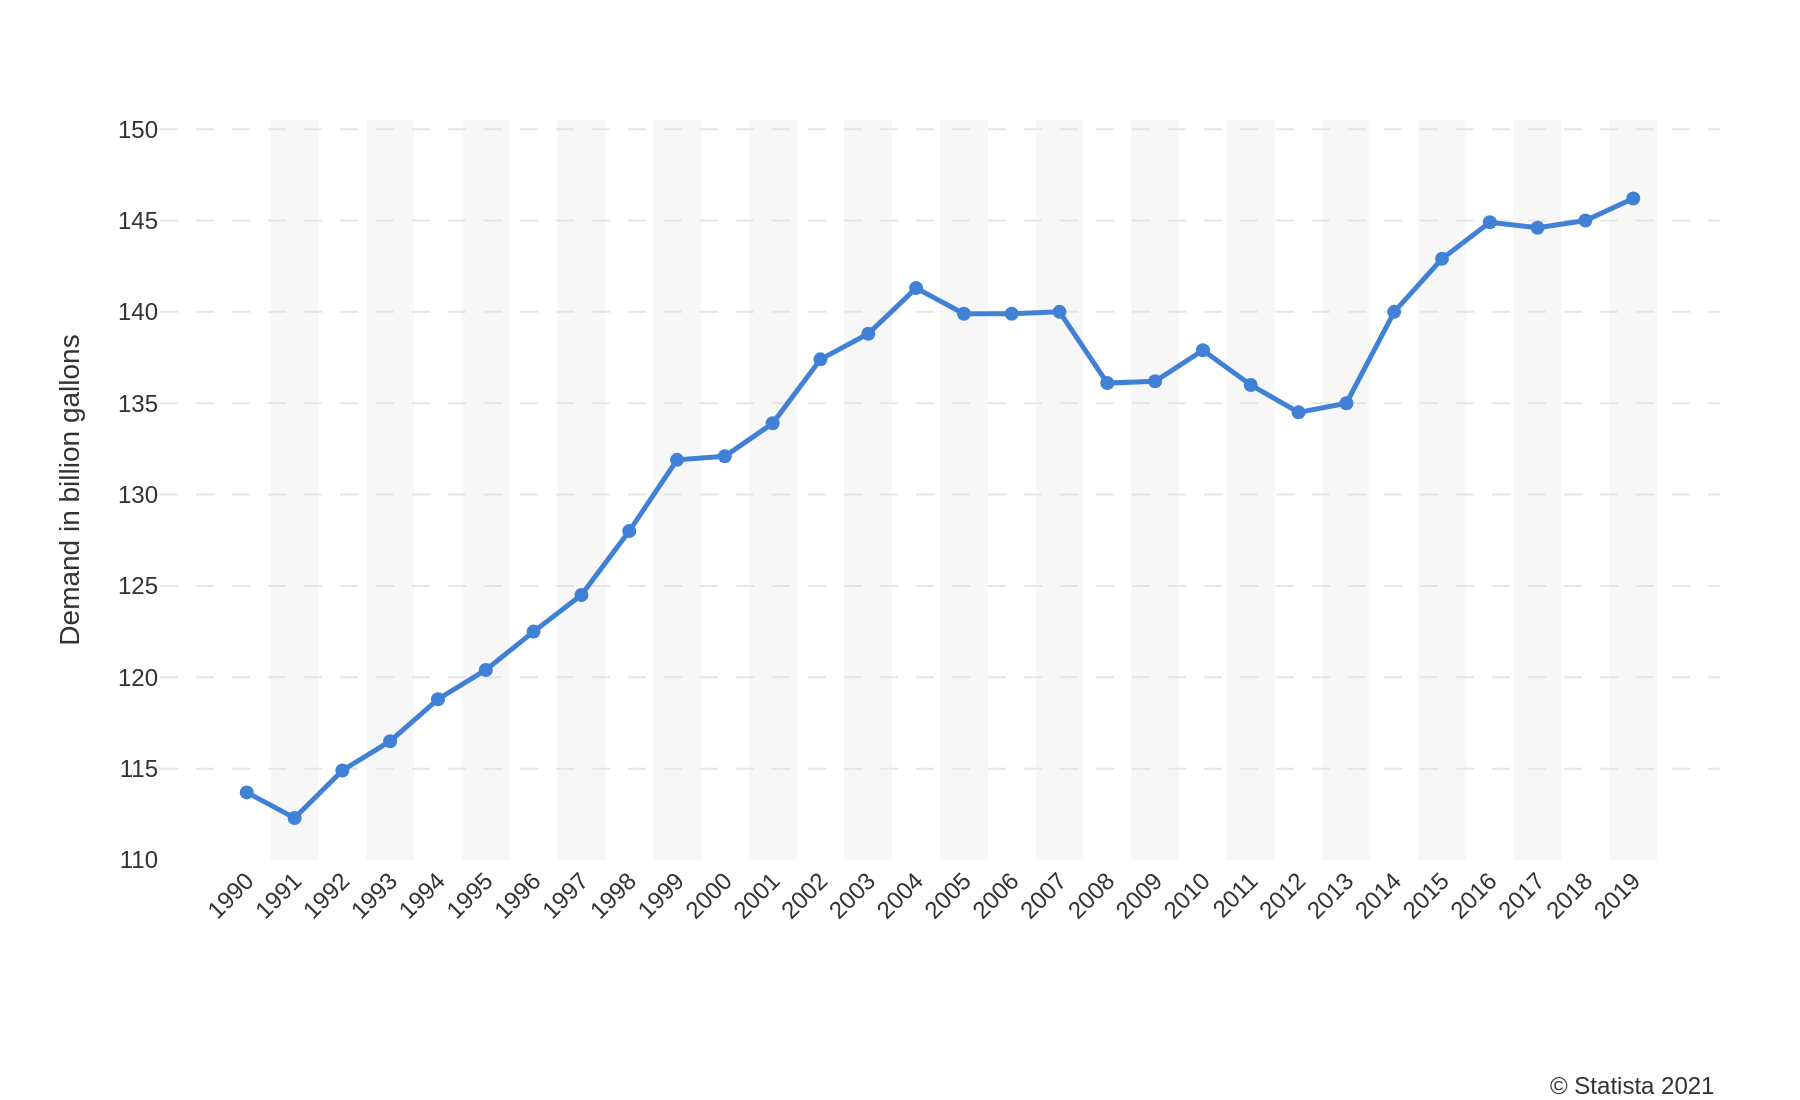

Reproduce this figure in Python.
import sys
import json
import os
import plotly.graph_objects as go

if len(sys.argv) != 2:
    print("Usage: python recreate_chart.py <path_to_json_file>")
    sys.exit(1)

json_path = sys.argv[1]

try:
    with open(json_path, 'r', encoding='utf-8') as f:
        chart_info = json.load(f)
except FileNotFoundError:
    print(f"Error: JSON file not found at {json_path}")
    sys.exit(1)
except json.JSONDecodeError:
    print(f"Error: Could not decode JSON from {json_path}")
    sys.exit(1)

data = chart_info['chart_data']
texts = chart_info['texts']
colors = chart_info['colors']

fig = go.Figure()

for i, series in enumerate(data):
    fig.add_trace(go.Scatter(
        x=series['x'],
        y=series['y'],
        mode='lines+markers',
        name=series.get('name', ''),
        line=dict(color=colors[i % len(colors)], width=2.5),
        marker=dict(color=colors[i % len(colors)], size=7)
    ))

title_text = ""
if texts.get('title'):
    title_text += f"<b>{texts['title']}</b>"
if texts.get('subtitle'):
    title_text += f"<br><sub>{texts['subtitle']}</sub>"

source_note_text = ""
if texts.get('source'):
    source_note_text += texts['source']
if texts.get('note'):
    source_note_text += f"<br>{texts['note']}"

shapes = []
x_vals = data[0]['x']
for i, year in enumerate(x_vals):
    if i % 2 == 1:
        shapes.append(go.layout.Shape(
            type="rect",
            xref="x",
            yref="paper",
            x0=year - 0.5,
            y0=0,
            x1=year + 0.5,
            y1=1,
            fillcolor="#F7F7F7",
            opacity=1,
            layer="below",
            line_width=0,
        ))

fig.update_layout(
    title=dict(
        text=title_text,
        x=0.05,
        xanchor='left'
    ),
    xaxis=dict(
        title_text=texts.get('x_axis_title'),
        tickvals=x_vals,
        tickangle=315,
        showgrid=False,
        zeroline=False
    ),
    yaxis=dict(
        title_text=texts.get('y_axis_title'),
        gridcolor='#E5E5E5',
        griddash='dash',
        zeroline=False,
        range=[110, 150.5],
        dtick=5
    ),
    plot_bgcolor='white',
    paper_bgcolor='white',
    font=dict(
        family="Arial",
        size=12,
        color="#333333"
    ),
    showlegend=False,
    margin=dict(l=80, r=40, t=60, b=120),
    shapes=shapes
)

if source_note_text:
    fig.add_annotation(
        text=source_note_text,
        align='right',
        showarrow=False,
        xref='paper',
        yref='paper',
        x=1,
        y=-0.28,
        xanchor='right',
        yanchor='top'
    )

base_filename = os.path.splitext(os.path.basename(json_path))[0]
output_filename = f"{base_filename}.png"
fig.write_image(output_filename, scale=2, width=900, height=550)

print(f"Chart saved to {output_filename}")
